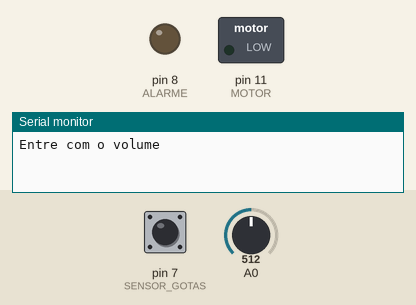
Simulated run of this sketch. Board: Arduino Uno, built with avr-gcc and run on an emulated ATmega328P. On the bench: switched loads named in the sketch (green lamp = pin HIGH), output pins drawn as LEDs (lit = HIGH), the last lines printed to the serial monitor. The inputs (shaded band) are chosen by the test bench; at power-on: A0 = 512, pin 7 (SENSOR_GOTAS) HIGH.

Above: at 0.8 s.
0.9 s: A0 set to 1007
2.4 s: A0 set to 1023
At 3.5 s:
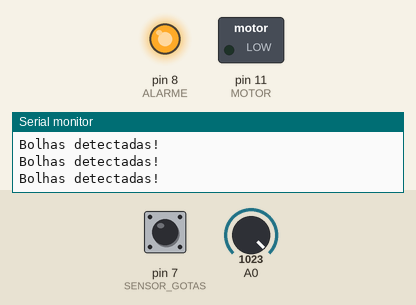
3.9 s: A0 set to 989
At 4.7 s:
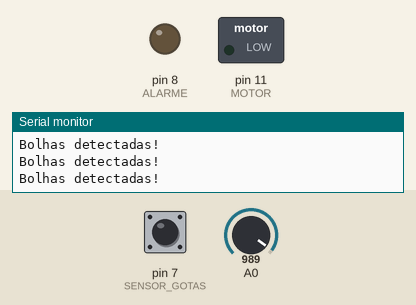
Timing chart, 0 to 6.9 s (numbered marks = the images above; inputs shaded):
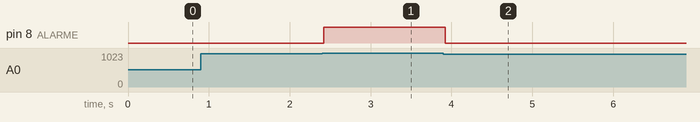

The sketch:

Projeto2.ino
```cpp
#include <stdio.h>
#include <stdlib.h>
#define SENSOR_GOTAS (1<<PD7)
#define MOTOR (1<<PB3)
#define ALARME (1<<PB0)
#define NUM_GOTAS 2
#define FLUXO_MAX 450
#define FOSC 16000000U // Clock Speed
#define BAUD 9600
#define MYUBRR FOSC / 16 / BAUD - 1

char msg_tx[20];
char msg_rx[32];
int pos_msg_rx = 0;
int tamanho_msg_rx = 3;
unsigned int volume = 0, tempo_inf = 0, contador = 0, interv_tempo = 0, cont_aux = 0, erro = 0, data_aux = 0, entrar = 0;
float pot = 0,fluxo_re = 0, fluxo_def = 0, interv_tempo_aux = 0, erro_aux = 0, tensao = 0;
u16 adc_result0;

//Prototipos das funcoes UART
void UART_Init(unsigned int ubrr);
void UART_Transmit(char *dados);

int main(void)
{
  // UART
  UART_Init(MYUBRR);

  // Pull-up
  PORTD = SENSOR_GOTAS;
  // SAIDAS
  DDRB |= MOTOR + ALARME;

  // TIMER
  TCCR0A = 0;  // modo normal
  TCCR0B = 0; // Inicia timer desligado
  TIMSK0 |= (1 << TOIE0); // habilita interrupção no fim da contagem

  //PWM
  TCCR2A |= (1 << WGM21) | (1 << WGM20) | (1 << COM2A1);
  TCCR2B = 1; // Seleciona opção para frequência
  OCR2A = 0;

  // INTERRUPÇÃO SENSOR GOTAS
  PCICR = 0b00000100;
  PCMSK2 = 0b10000000;

  // INTERRUPÇÃO GLOBAL
  sei();

  // ADC
  ADC_init(); // Inicializa ADC

  UART_Transmit("Entre com o volume\n");
  while (1) {

    data_aux = (msg_rx[0] - 48) * 100 + (msg_rx[1] - 48) * 10 + (msg_rx[2] - 48) * 1;
    if (data_aux > 100 && data_aux < 999 && entrar == 0) {

      volume = data_aux;
      data_aux = 0;

      msg_rx[0] = ' ';
      msg_rx[1] = ' ';
      msg_rx[2] = ' ';

      itoa(volume, msg_tx, 10); //
      UART_Transmit("Volume = ");
      UART_Transmit(msg_tx);
      UART_Transmit("\n");

      UART_Transmit("Entre com o tempo de infusao: \n");
      entrar = 1;
    }
    _delay_ms(10);

    if (data_aux > 100 && data_aux < 999 && entrar == 1) {

      tempo_inf = data_aux;
      tempo_inf = tempo_inf/60;         // Conversão para horas
      fluxo_def = volume/tempo_inf;     // Calculo do fluxo definido (real feito na interrupção)
      pot = (fluxo_def/FLUXO_MAX)*100;  // Calculo da potencia

      msg_rx[0] = ' ';
      msg_rx[1] = ' ';
      msg_rx[2] = ' ';

      itoa(tempo_inf, msg_tx, 10); //
      UART_Transmit("tempo de infusao:");
      UART_Transmit(msg_tx);
      UART_Transmit("\n");
      _delay_ms(1000);

      itoa(fluxo_def, msg_tx, 10); //
      UART_Transmit("fluxo definido:");
      UART_Transmit(msg_tx);
      UART_Transmit("\n");
      _delay_ms(1000);

      itoa(pot, msg_tx, 10); //
      UART_Transmit("potencia:");
      UART_Transmit(msg_tx);
      UART_Transmit("\n");
      _delay_ms(1000);

      UART_Transmit("Digite sim para ");
      UART_Transmit(" alterar parametros.\n");
      OCR2A = (int)pot;
      UART_Transmit("Calculando Erro...\n");

      data_aux = 0;
      entrar = 2;
    }


    if(msg_rx[0] == 's' && msg_rx[1] == 'i' && msg_rx[2] == 'm'){
       cont_aux = 0;
       entrar = 0;
       interv_tempo = 0;
       UART_Transmit("\n");
       UART_Transmit("Entre com o volume\n");
       msg_rx[0] = ' ';
     }

    tensao = (ADC_read(ADC0D) * 5.0) / 1023.0;
    if(tensao == 5.0){
      UART_Transmit("Bolhas detectadas!\n");
      PORTB |= ALARME;
      OCR2A = 0;
    }else{
      PORTB &=~ALARME;
    }
  }
}

// SENSOR GOTAS
ISR (PCINT2_vect) {
  TCCR0B = (1 << CS02) | (1 << CS00);  // Liga timer
  cont_aux++; // Conta quantas vezes o botão foi pressionado
  if (cont_aux >= 4) {
    TCCR0B = 0; // Desliga timer
    interv_tempo_aux = interv_tempo/3600.0;
    fluxo_re = (NUM_GOTAS/interv_tempo_aux)*0.05; // Calculo  do fluxo real
    erro_aux = ((fluxo_re - fluxo_def)/fluxo_def)*100;
    erro = (int) erro_aux;

    itoa(erro, msg_tx, 10); //
    UART_Transmit("Erro:");
    UART_Transmit(msg_tx);
    UART_Transmit("%");
    UART_Transmit("\n");

    itoa(interv_tempo, msg_tx, 10); //
    UART_Transmit("Interv_tempo:");
    UART_Transmit(msg_tx);
    UART_Transmit("\n");

    itoa(volume, msg_tx, 10); //
    UART_Transmit("Volume:");
    UART_Transmit(msg_tx);
    UART_Transmit("\n");

    itoa(tempo_inf, msg_tx, 10); //
    UART_Transmit("Tempo inf:");
    UART_Transmit(msg_tx);
    UART_Transmit("\n");
  }
}

// TIMER
ISR (TIMER0_OVF_vect) {
  if (contador > 61) {    // 1 segundo
    interv_tempo++;  // intervalo de tempo aumentado em 1 seg
    contador = 0;
  }
  contador ++;
}

// ADC
void ADC_init(void)
{
  // Configurando Vref para VCC = 5V
  ADMUX = (1 << REFS0);
  /*
    ADC ativado e preescaler de 128
    16MHz / 128 = 125kHz
    ADEN = ADC Enable, ativa o ADC
    ADPSx = ADC Prescaler Select Bits
    1 1 1 = clock / 128
  */
  ADCSRA = (1 << ADEN) | (1 << ADPS2) | (1 << ADPS1) | (1 << ADPS0);
}
int ADC_read(u8 ch)
{
  char i;
  int ADC_temp = 0; // ADC temporário, para manipular leitura
  int ADC_read = 0; // ADC_read
  ch &= 0x07;
  // Zerar os 3 primeiros bits e manter o resto
  ADMUX = (ADMUX & 0xF8) | ch;
  // ADSC (ADC Start Conversion)
  ADCSRA |= (1 << ADSC); // Faça uma conversão
  // ADIF (ADC Interrupt Flag) é setada quando o ADC pede interrupção
  // e resetada quando o vetor de interrupção
  // é tratado.
  while (!(ADCSRA & (1 << ADIF))); // Aguarde a conversão do sinal
  for (i = 0; i < 8; i++) // Fazendo a conversão 8 vezes para maior precisão
  {
    ADCSRA |= (1 << ADSC); // Faça uma conversão
    while (!(ADCSRA & (1 << ADIF))); // Aguarde a conversão do sinal
    ADC_temp = ADCL; // lê o registro ADCL
    ADC_temp += (ADCH << 8); // lê o registro ADCH
    ADC_read += ADC_temp; // Acumula o resultado (8 amostras) para média
  }
  ADC_read = ADC_read >> 3; // média das 8 amostras ( >> 3 é o mesmo que /8)
  return ADC_read;
}

// USART
ISR(USART_RX_vect)
{
  // Escreve o valor recebido pela UART na posição pos_msg_rx do buffer msg_rx
  msg_rx[pos_msg_rx++] = UDR0;
  if (pos_msg_rx == tamanho_msg_rx)
    pos_msg_rx = 0;
}

void UART_Transmit(char *dados)
{
  // Envia todos os caracteres do buffer dados ate chegar um final de linha
  while (*dados != 0)
  {
    while (!(UCSR0A & (1 << UDRE0))); // Aguarda a transmissão acabar
    // Escreve o caractere no registro de tranmissão
    UDR0 = *dados;
    // Passa para o próximo caractere do buffer dados
    dados++;
  }
}

void UART_Init(unsigned int ubrr)
{
  // Configura a baud rate */
  UBRR0H = (unsigned char)(ubrr >> 8);
  UBRR0L = (unsigned char)ubrr;
  // Habilita a recepcao, tranmissao e interrupcao na recepcao */
  UCSR0B = (1 << RXEN0) | (1 << TXEN0) | (1 << RXCIE0);
  // Configura o formato da mensagem: 8 bits de dados e 1 bits de stop */
  UCSR0C = (1 << UCSZ01) | (1 << UCSZ00);
}
```

Measured:
- the behaviour switches between 1022 and 1023 on A0 (found by bisection; images 0 and 1)
- after the input at 0.9 s, every drawn part: stays the same
- after the input at 2.4 s, pin 8 (ALARME): LOW → HIGH at once
- after the input at 3.9 s, pin 8 (ALARME): HIGH → LOW at once
